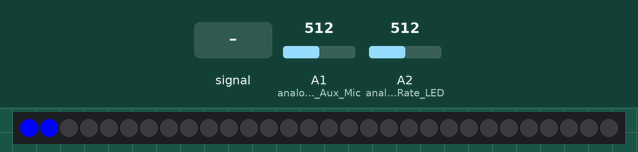
Simulated run of this sketch. Board: Arduino Uno, built with avr-gcc and run on an emulated ATmega328P. On the bench: 30 RGB LEDs in strip order, left to right. Inputs (shaded band) come from the test bench; at power-on: A1 (analog_Input_Aux_Mic) = 512, A2 (analog_Input_Refresh_Rate_LED) = 512.

Above: at 1.2 s.
1.3 s: A1 (analog_Input_Aux_Mic) fed a 2 Hz sine of ±306 counts around its level
At 2.04 s:
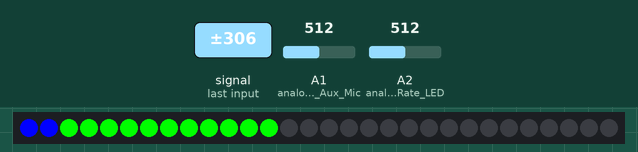
3.3 s: A1 (analog_Input_Aux_Mic) set to 900
At 4.5 s:
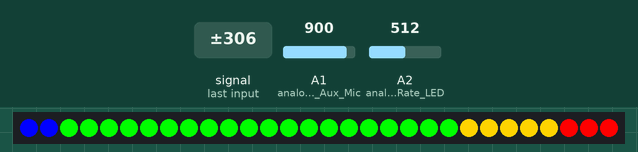
5.1 s: A1 (analog_Input_Aux_Mic) set to 716
At 5.25 s:
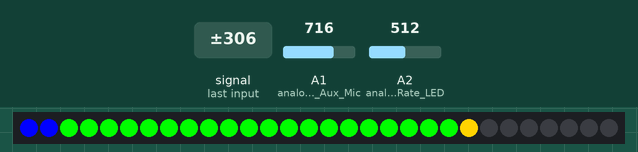
6.8 s: A1 (analog_Input_Aux_Mic) fed a 200 Hz sine of ±255 counts around its level
8.5 s: A2 (analog_Input_Refresh_Rate_LED) set to 306
11.5 s: A2 (analog_Input_Refresh_Rate_LED) set to 122
Timing chart, 0 to 14.0 s (numbered marks = the images above; inputs shaded):
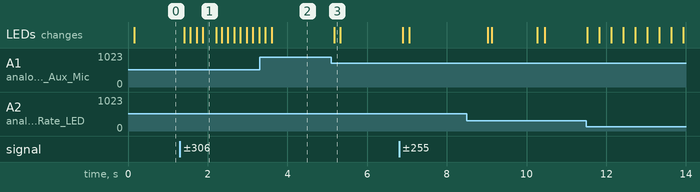

Measured:
- after the input at 1.3 s, the LEDs: first change after 0.11 s (image 1 shows a later state)
- after the input at 3.3 s, the LEDs: first change after 0.15 s (image 2 shows a later state)
- after the input at 5.1 s, the LEDs: change after 0.07 s (image 3)

The sketch:

WaveSound.ino
```cpp
#define LED_INCLUDED								// Defining LED strip

#ifdef LED_INCLUDED									// If LED strip is defined
	#include <FastLED.h>							// Use FastLED.h
#endif

//defining for analog reads and timers
#define analog_Input_Aux_Mic A1						// Defining port for analogRead() for Mic and AUX input
#define analog_Input_Refresh_Rate_LED A2			// Defining port for analogRead() for LED refresh rate controller
#define latency 50									// Defining latency between analogRead()

//defining for the led strip
#define MAX_NUM_LEDS 30								// Defining number of Pixels on the LED strip
#define PIN 8										// Defining pin for Data tranfer to the LED strip

#ifdef LED_INCLUDED									// If LED strip is defined
CRGB leds[MAX_NUM_LEDS];							// Create Array leds[] with array size = MAX_NUM_LEDS
#endif

int refRate = 0;

// Declare Constants
long RMS_count_max = 30;								// Defining how many RMS values will be collected and than passed for averaging
long RMS_clear_count_max = 10;							// ------> TODO : Make LED strip refresh rate flexible <------

// Declare Variables
long audioValue = 0;									// Defining variable for A1 input analogRead() value
long actualAudioValue = 0;							// Holds audioValue - 512
long RMS = 0;										// Defining variable to hold actualAudioValue on power of 2 /formula/
long RMS_count = 0;									// Defining counter for how many RMS values are inputed
long RMS_sum = 0;									// Defining variable to hold RMS_count_max/50/ values for RMS
long RMS_clear = 0;									// Defining variable to hold the value of sqrt(RMS_sum / RMS_count)
long RMS_clear_count = 0;							// Counting how many RMS_clear values have been colected
long RMS_clear_sum = 0;								// Holds the sum of RMS_clear values and passes them to Accumulate_RMS_Average() to get their average
long RMS_average = 0;								// Holds the average of the RMS_clear values


// the setup function runs once when you press reset or power the board
void setup()
{
	FastLED.addLeds<WS2812, PIN, GRB>(leds, MAX_NUM_LEDS).setCorrection(TypicalLEDStrip);
}

// the loop function runs over and over again until power down or reset
void loop()
{
	//Serial.print("--------Loop---------");                        //Printing on COM port for debuging
	//Serial.println();												//Printing on COM port for debuging

	ReadAnalogInput();

	//delay(50);
	int refRate = analogRead(analog_Input_Refresh_Rate_LED) / 25;
	RMS_clear_count_max = refRate;

}

void ReadAnalogInput()
{
	//Serial.print("---------ReadAnalogInput---------");             //Printing on COM port for debuging
	//Serial.println();												 //Printing on COM port for debuging

	audioValue = analogRead(analog_Input_Aux_Mic);					 //Setting up the analog read for Aux and Mic inputs

	//Serial.println("Audio input = " + audioValue);				//Printing on COM port for debuging

	Accumulate_Audio_Value(audioValue);
}

void Accumulate_Audio_Value(long audioValue)
{
  //Serial.print("Accumulate_Audio_Value -> audioValue = ");          //Printing on COM port for debuging
  //Serial.println(_audioValue);									  //Printing on COM port for debuging

	actualAudioValue = audioValue - 512;

  //Serial.print("Accumulate_Audio_Value -> audioValue - 512 = ");     //Printing on COM port for debuging
  //Serial.println(_audioValue);									   //Printing on COM port for debuging

  accumulate_RMS(actualAudioValue);
}

void accumulate_RMS(long actualAudioValue)
{
	//Serial.print("Accumulate_Audio_Value -> audioValue = ");         //Printing on COM port for debuging
	//Serial.println(_audio_value);									   //Printing on COM port for debuging

	RMS = pow(actualAudioValue, 2);

	//Serial.print("accumulate_RMS -> RMS = ");        //Printing on COM port for debuging
	//Serial.println(RMS);								  //Printing on COM port for debuging

	RMS_count++;

	//Serial.print("accumulate_RMS -> RMS_count = ");                 //Printing on COM port for debuging
	//Serial.println(RMS_count);									  //Printing on COM port for debuging

	RMS_sum = RMS_sum + RMS;
	RMS = 0;

	//Serial.print("accumulate_RMS -> temp_RMS_sum = ");              //Printing on COM port for debuging
	//Serial.println(RMS_sum);									  //Printing on COM port for debuging

  if (RMS_count == RMS_count_max)
  {
	  RMS_clear = sqrt(RMS_sum / RMS_count);

	//Serial.print("accumulate_RMS -> RMS_clear = ");            //Printing on COM port for debuging
	//Serial.println(calculated_RMS);
	//Serial.print("-----------------------------------------");

    Accumulate_RMS_Average(RMS_clear);

	//Reseting for new row of RMSes
    RMS_count = 0;
	RMS_clear = 0;
	RMS_sum = 0;
  }
}

void Accumulate_RMS_Average(long RMS_clear)   //Accumulate_RMS_Average
{
	//Serial.print("Accumulate_RMS_Average -> _RMS_clear = ");                      //Printing on COM port for debuging
	//Serial.println(RMS_clear);

	RMS_clear_sum = RMS_clear_sum + RMS_clear;

	//Serial.print("Accumulate_RMS_Average -> RMS_clear_sum = ");                      //Printing on COM port for debuging
	//Serial.println(RMS_clear_sum);

	RMS_clear_count++;

	//Serial.print("Accumulate_RMS_Average -> RMS_clear_count = ");                      //Printing on COM port for debuging
	//Serial.println(RMS_clear_count);

		if (RMS_clear_count == RMS_clear_count_max)
		{
				//Serial.print("Accumulate_RMS_Average -> RMS_clear_count = ");                      //Printing on COM port for debuging
				//Serial.println(RMS_clear_count);

				RMS_average = RMS_clear_sum / RMS_clear_count_max;

				//Serial.print("Accumulate_RMS_Average -> RMS_average = ");                      //Printing on COM port for debuging
				//Serial.println(RMS_average);

				int NumLEDs = Calculate_Number_of_LEDS_to_Light(RMS_average);

				//Serial.print("Accumulate_RMS_Average -> NumLEDs = ");                      //Printing on COM port for debuging
				//Serial.println(NumLEDs);

				LightLEDs(NumLEDs);

				//Serial.print("Accumulate_RMS_Average -> RMS_average = ");                      //Printing on COM port for debuging
				//Serial.println(RMS_average);
				RMS_clear_sum = 0;
				RMS_clear_count = 0;
				RMS_average = 0;
				//Serial.print("Accumulate_RMS_Average -> RMS_average = ");                      //Printing on COM port for debuging
				//Serial.println(RMS_average);
		}

}

int Calculate_Number_of_LEDS_to_Light(long RMS_average)
{
	//Serial.print("Calculate_Number_of_LEDS_to_Light -> _RMS_sum = ");                      //Printing on COM port for debuging
	//Serial.println(_RMS_sum);
	//Serial.print("Calculate_Number_of_LEDS_to_Light -> MAX_NUM_LEDS = ");                      //Printing on COM port for debuging
	//Serial.println(MAX_NUM_LEDS);

	int leds_to_light = (RMS_average * MAX_NUM_LEDS)/400;

	//Serial.print("Calculate_Number_of_LEDS_to_Light -> leds_to_light = ");                      //Printing on COM port for debuging
	//Serial.println(leds_to_light);

	if (leds_to_light <= 0)
	{
		leds_to_light = !leds_to_light;
	}
	return leds_to_light;
}

// ==============Led Strip=================
void LightLEDs(int NumLEDs)
{
	//Serial.print("---------LightLEDs---------");


  byte red_On= 0, green_On= 0, blue_On= 255;
  byte red_Off=0, green_Off=0, blue_Off=0;

  for (int i = 0; i < MAX_NUM_LEDS; i++) {
	  if (i <= NumLEDs)
	  {
		  if (i >= MAX_NUM_LEDS - 3 && i < MAX_NUM_LEDS)
		  {
			  byte red_On = 255, green_On = 0, blue_On = 0;
			  setPixel(i, red_On, green_On, blue_On);
		  }
		  if (i >= MAX_NUM_LEDS - 8 && i < MAX_NUM_LEDS - 3)
		  {
			  byte red_On = 255, green_On = 211, blue_On = 0;
			  setPixel(i, red_On, green_On, blue_On);
		  }
		  if (i < MAX_NUM_LEDS - 8 && i >= MAX_NUM_LEDS - 28 )
		  {
			  byte red_On = 0, green_On = 255, blue_On = 0;
			  setPixel(i, red_On, green_On, blue_On);
		  }
		  if (i < MAX_NUM_LEDS - 28)
		  {
			  byte red_On = 0, green_On = 0, blue_On = 255;
			  setPixel(i, red_On, green_On, blue_On);
		  }
	  }
    else
      setPixel(i, red_Off, green_Off, blue_Off);
  }
	//RainbowColors_p;
	showStrip();
}

void showStrip() {
    #ifdef LED_INCLUDED
    // FastLED
    FastLED.show();
    #endif
}

void setPixel(int _Pixel, byte _red, byte _green, byte _blue) {
#ifdef ADAFRUIT_NEOPIXEL_H
  // NeoPixel
  strip.setPixelColor(_Pixel, strip.Color(_red, _green, _blue));
#endif
#ifndef ADAFRUIT_NEOPIXEL_H
  #ifdef LED_INCLUDED
    // FastLED
    leds[_Pixel].r = _red;
    leds[_Pixel].g = _green;
    leds[_Pixel].b = _blue;
  #endif
#endif
}
```
